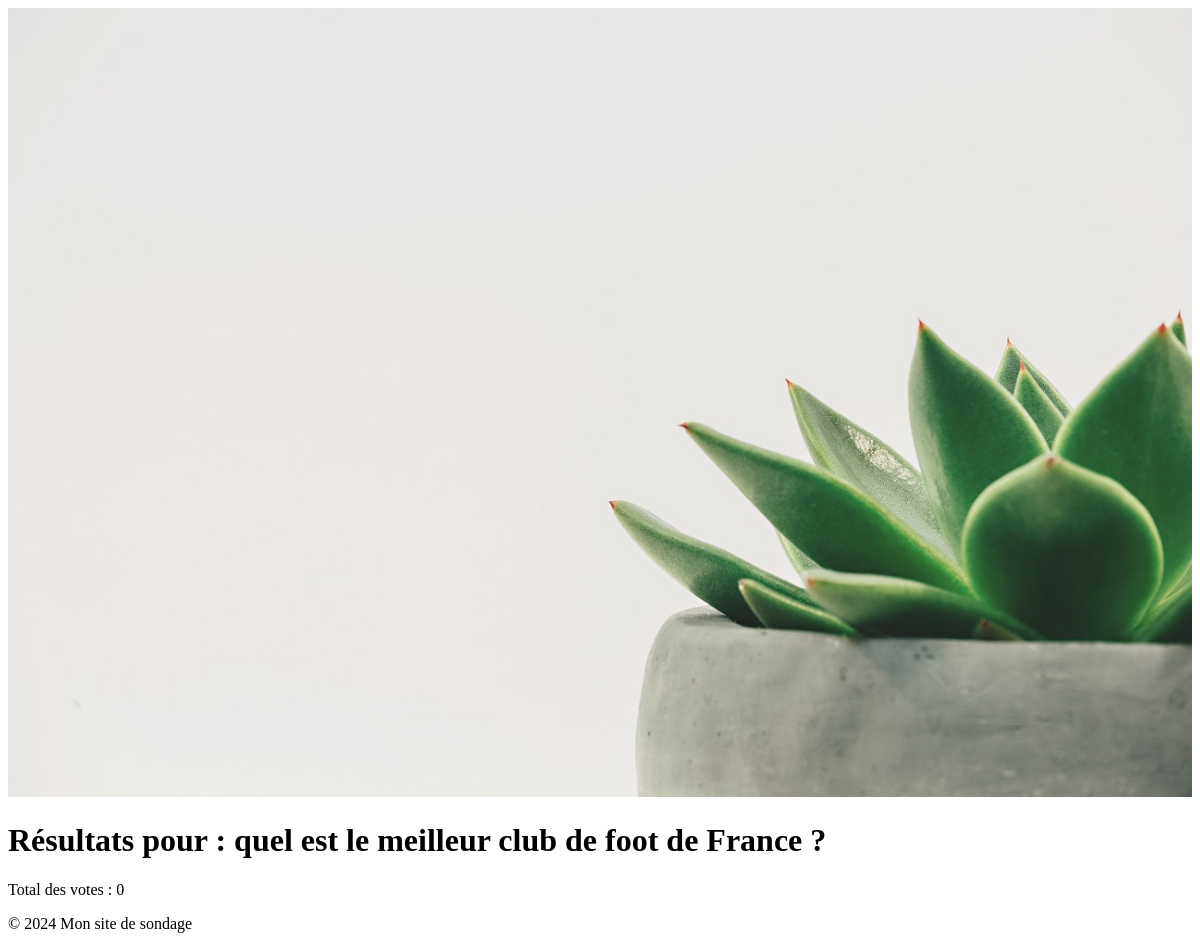
Before: /polls/8/frequency/ with the older database file.
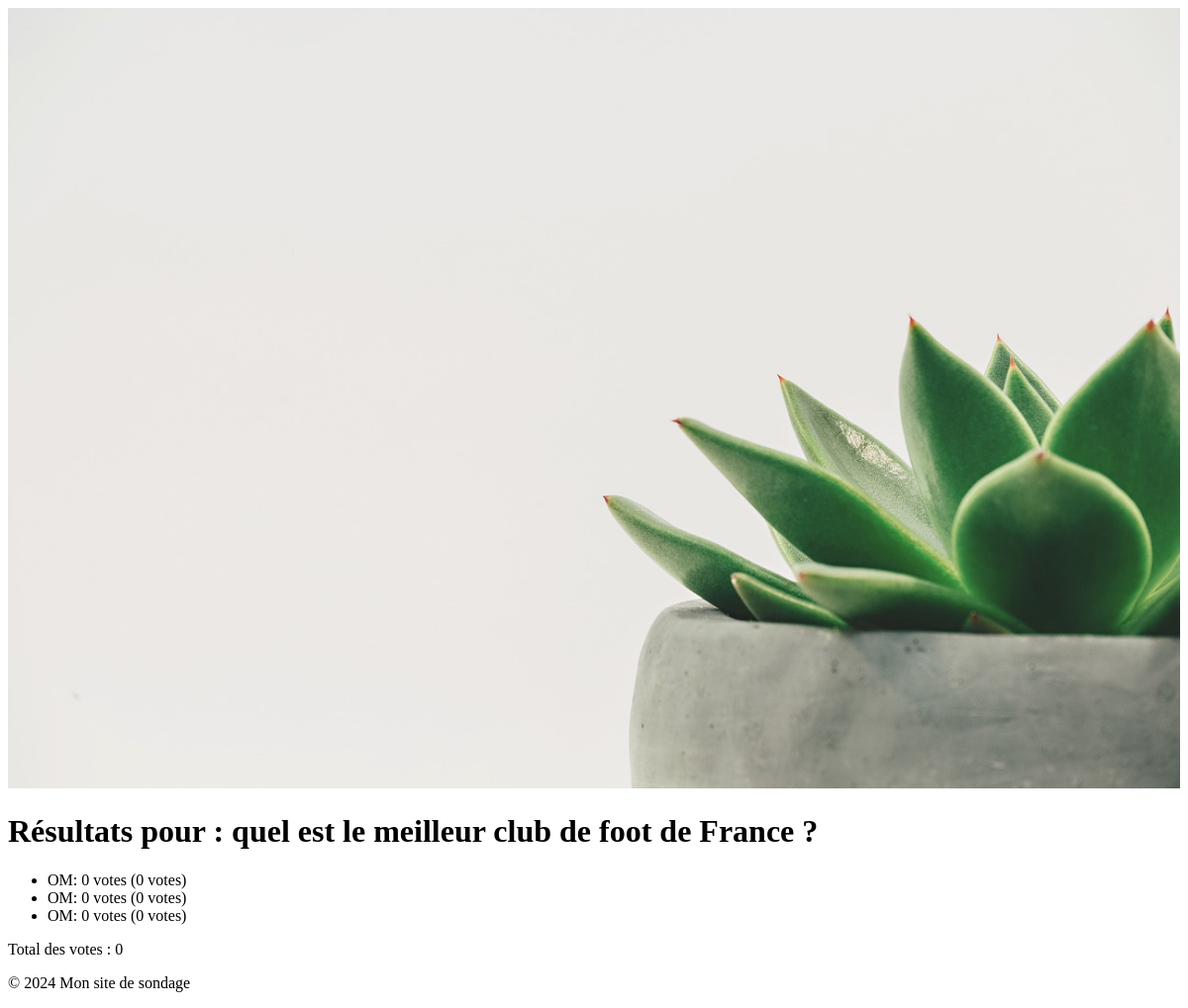
After: the same page with the newer database file.
### polls/models.py (models this page shows, shortened)
class Question(models.Model):
    question_text = models.CharField(max_length=200)
    pub_date = models.DateTimeField("date published", default=timezone.now)
    def get_choices(self):
        return self.choice_set.all()

class Choice(models.Model):
    question = models.ForeignKey(Question, on_delete=models.CASCADE)
    choice_text = models.CharField(max_length=200)
    votes = models.IntegerField(default=0)

### polls/views.py (the view)
# urls.py: path("<int:question_id>/frequency/", views.frequency, name="frequency"),
def frequency(request, question_id):
    question = get_object_or_404(Question, id=question_id)
    choices = question.get_choices()
    total_votes = sum(choice.votes for choice in choices)
    context = {
        "question": question,
        "choices": choices,
        "total_votes": total_votes,
    }
    return render(request, "polls/frequency.html", context)

### polls/templates/polls/frequency.html (shortened to what this page needs)
{% extends 'base.html' %}
{% load static %}
{% block main %}
    <h1>Résultats pour : {{ question.question_text }}</h1>
    <ul>
        {% for choice in choices %}
            <li>
                {{ choice.choice_text }}: {{ choice.votes }} votes
                {% if total_votes > 0 %}
                    ({{ choice.percentage|floatformat:2 }} %)
                {% else %}
                    (0 votes)
                {% endif %}
            </li>
        {% endfor %}
    </ul>
    <p>Total des votes : {{ total_votes }}</p>
{% endblock %}

### templates/base.html (shortened to what this page needs)
<!DOCTYPE html>
<html lang="en">
<head>
</head>
<body>
    <header>
        {% load static %}
        {% block header %}
        <img src="{% static 'mysite\polls\static\polls\images\background.png' %}"
             alt="Bandeau du site" width="100%">
        {% endblock %}
    </header>
    <main>
        {% block main %}{% endblock %}
    </main>
    <footer>
        <p>&copy; 2024 Mon site de sondage</p>
    </footer>
</body>
</html>

Changed rows visible on the page:
added Choice: choice_text "OM", votes "0"
added Choice: choice_text "OM", votes "0"
added Choice: choice_text "OM", votes "0"
